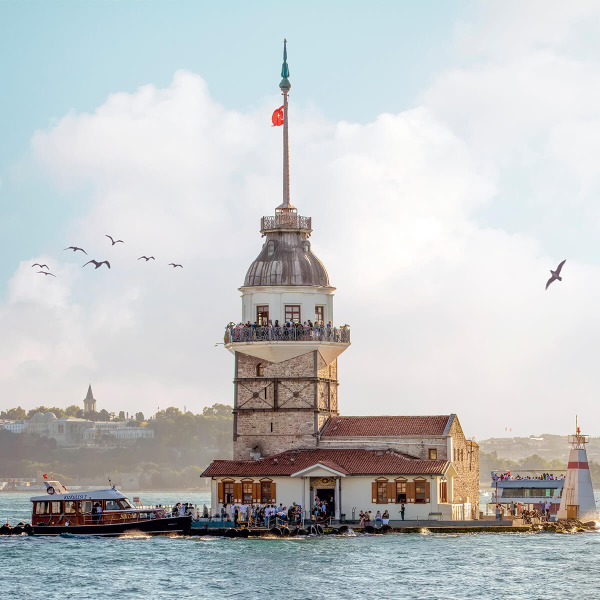
#> input picture aa.jpg, 1200 x 1200 px, given in place of the camera (shown at 1/2 size)
$ python 32.py
#> lines starting #> are read from the running program, lines starting #| are printed output that depends on the picture; after the words box and inside, x2 and y2 are one past the last pixel; in counts of white or black regions, pixels touching at a corner belong together
import cv2
import numpy as np
cam = cv2.VideoCapture(0)
lower = np.array([160, 155, 85])
upper = np.array([180, 255, 255])
paint = np.ones((480, 640, 3), np.uint8)
paint = cv2.flip(paint, 1)
while cam.isOpened():
    _, frame = cam.read()
#> frame is the input picture: shape (1200, 1200, 3); mean B, G, R 196.7, 195.9, 193.5
    frame = cv2.flip(frame, 1)
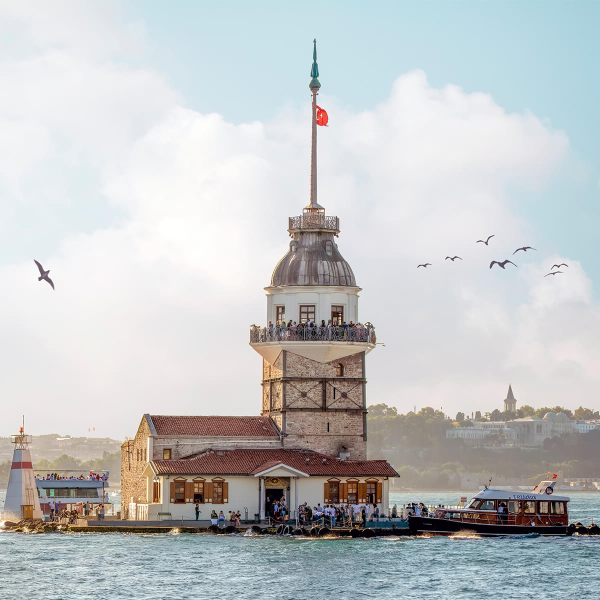
#> frame: shape (1200, 1200, 3) (shown at 1/2 size); mean B, G, R 196.7, 195.9, 193.5
    hsv = cv2.cvtColor(frame, cv2.COLOR_BGR2HSV)
#> hsv: shape (1200, 1200, 3); mean H, S, V 77.1, 30.3, 204
    mask = cv2.inRange(hsv, lower, upper)
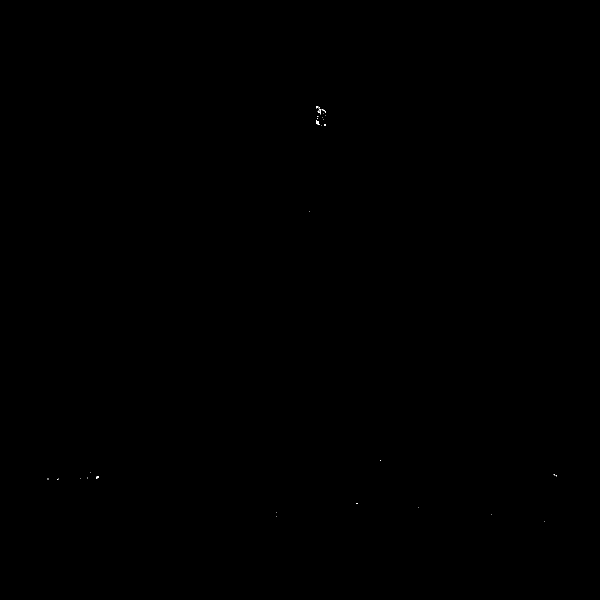
#> mask: shape (1200, 1200) (shown at 1/2 size); 0.01% white in thin lines or dots, all inside (x1, y1, x2, y2) = (95, 212, 1114, 1044)
    conteour, _ = cv2.findContours(
        mask, cv2.RETR_EXTERNAL, cv2.CHAIN_APPROX_SIMPLE)
#> conteour = 34 contours, all with area under 20
    for i, cnt in enumerate(conteour):
        area = cv2.contourArea(cnt)
        if area > 50000 or area < 200:
            continue
        color = (100, 50, 150)
        (x, y), radius = cv2.minEnclosingCircle(cnt)
        center = (int(x), int(y))
        cv2.circle(frame, center, int(radius), (0, 200, 0), -1)
        cv2.circle(paint, center, 10, (100, 150, 20), -1)
        cv2.drawContours(frame, conteour, i, (100, 40, 80), 2)
#> this loop made 34 passes
#> (cnt, area) on passes 1, 2, 3, 4, 5, 7, 8, 9, 10, 12, 13, 15: ([[1088, 1043]], 0), ([[552, 1032]], 0), ([[983, 1029]], 0), ([[552, 1024]], 0), ([[836, 1015]], 0), ([[117, 958]], 0), ([[114, 958], [114, 959], [115, 958]], 0.5), ([[195, 957]], 0), ([[160, 957]], 0), ([[117, 956]], 0), ([[175, 955], [175, 956]], 0), ([[1112, 950], [1112, 952], [1113, 951]], 1)
#> area on passes 6, 11, 14, 16, 21, 22: 1.5, 0.5, 11.5, 1.5, 2, 12
#> paint: shape (480, 640, 3); every value is 1
    cv2.imshow("mask", mask)
    cv2.imshow("paint", paint)
    cv2.imshow("frame", frame)
    key = cv2.waitKey(1)
#> (key Esc is pressed here)
    if key == 27:
        break
    elif key == 32:
        paint[:] = 255
cam.release()
cv2.destroyAllWindows()

$ run again, on ab.jpg
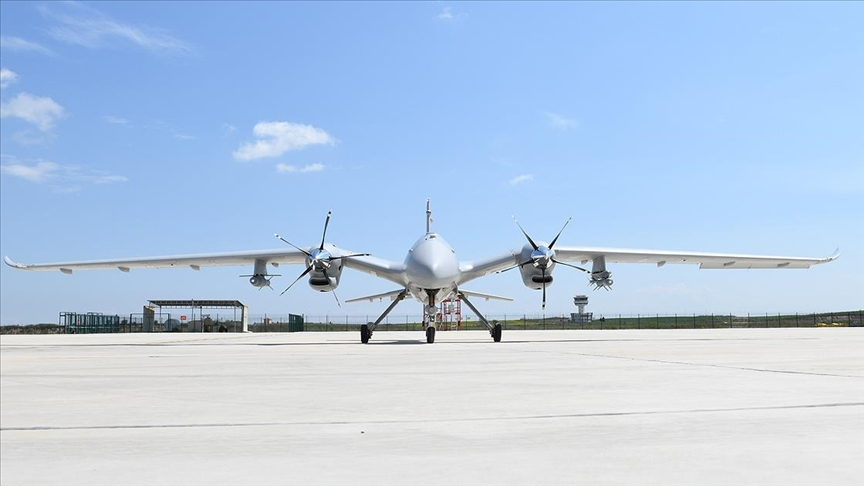
#> input picture ab.jpg, 864 x 486 px, given in place of the camera
#> frame is the input picture: shape (486, 864, 3); mean B, G, R 228.8, 202.9, 181.2
#> `frame = cv2.flip(frame, 1)`:
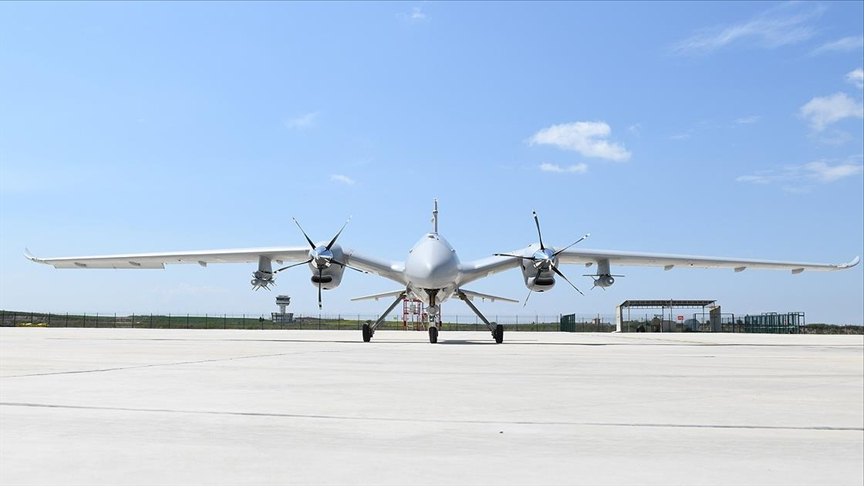
#> frame: shape (486, 864, 3); mean B, G, R 228.8, 202.9, 181.2
#> hsv: shape (486, 864, 3); mean H, S, V 75.7, 52.8, 229.5
#> mask: shape (486, 864); every value is 0
#> conteour = []

$ run again, on goz-glokom.jpg
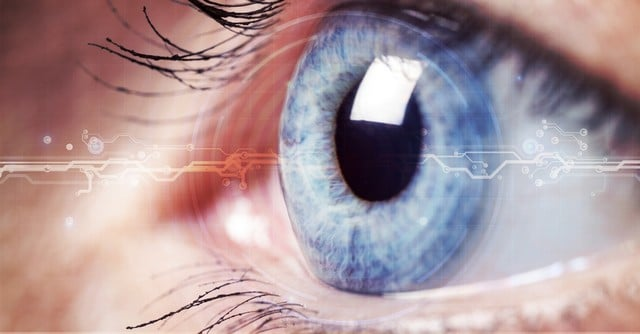
#> input picture goz-glokom.jpg, 640 x 334 px, given in place of the camera
#> frame is the input picture: shape (334, 640, 3); mean B, G, R 153.8, 149.8, 172.8
#> `frame = cv2.flip(frame, 1)`:
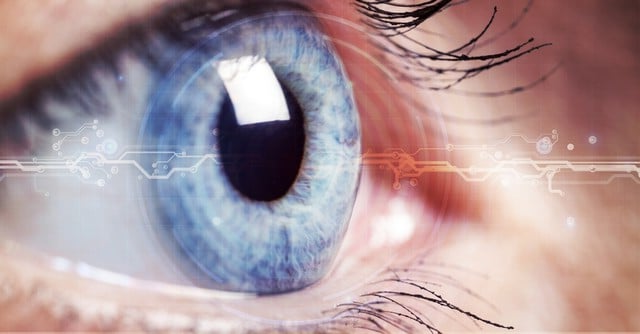
#> frame: shape (334, 640, 3); mean B, G, R 153.8, 149.8, 172.8
#> hsv: shape (334, 640, 3); mean H, S, V 69.7, 63.1, 182.3
#> mask: shape (334, 640); 0.02% white in thin lines or dots, all inside (x1, y1, x2, y2) = (375, 148, 444, 211)
#> conteour = 3 contours, all with area under 20
#> the loop `for i, cnt in enumerate(conteour):` made 3 passes
#> (cnt, area) on passes 2 to 3: ([[429, 202], [430, 203], [431, 203], [430, 203]], 0), ([[375, 148], [376, 148]], 0)
